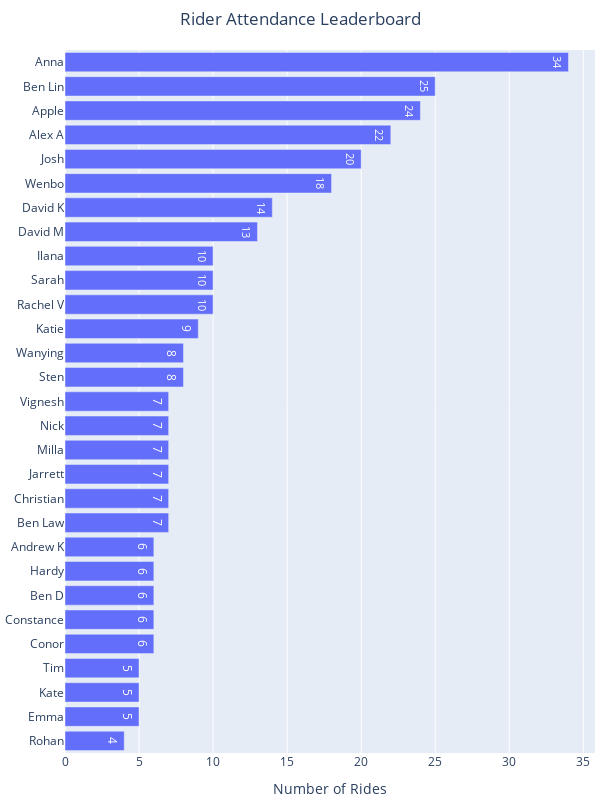

Notebook code cell kept with this figure:
### Markdown cell above
# Rider Leaderboards
- Rider Attendance
- Rider Streak
- Rider Hiatus Streak

### Code cell
fig = px.bar(
    attendance_regular, 
    y="Name", x="Count",
    title="Rider Attendance Leaderboard", 
    text_auto=True)
fig.update_layout(
    title_x=0.5,
    width=600,
    height=800,
    margin=dict(l=5, r=5, t=50, b=5),  # left, right, top, bottom margins
    yaxis=dict(title=None, categoryorder='total ascending'),
    xaxis_title='Number of Rides',
    barmode='stack',
    # paper_bgcolor='rgba(0,0,0,0)',
    # plot_bgcolor='rgba(0,0,0,0)',
)

fig.show()
fig.write_image(f'attendance_leaderboard.png', format='png')

### Figure 1 — Plotly figure (JSON) as saved in the notebook; plotly's stock layout.template omitted (floating-point values rounded to 4 significant figures)
{"data": [{"alignmentgroup": "True", "hovertemplate": "Count=%{x}<br>Name=%{y}<extra></extra>", "legendgroup": "", "marker": {"color": "#636efa", "pattern": {"shape": ""}}, "name": "", "offsetgroup": "", "orientation": "h", "showlegend": false, "textposition": "auto", "texttemplate": "%{x}", "type": "bar", "x": [34, 25, 24, 22, 20, 18, 14, 13, 10, 10, 10, 9, 8, 8, 7, 7, 7, 7, 7, 7, 6, 6, 6, 6, 6, 5, 5, 5, 4], "xaxis": "x", "y": ["Anna", "Ben Lin", "Apple", "Alex A", "Josh", "Wenbo", "David K", "David M", "Rachel V", "Sarah", "Ilana", "Katie", "Sten", "Wanying", "Ben Law", "Christian", "Jarrett", "Milla", "Nick", "Vignesh", "Conor", "Constance", "Ben D", "Hardy", "Andrew K", "Emma", "Kate", "Tim", "Rohan"], "yaxis": "y"}], "layout": {"barmode": "stack", "height": 800, "legend": {"tracegroupgap": 0}, "margin": {"b": 5, "l": 5, "r": 5, "t": 50}, "title": {"text": "Rider Attendance Leaderboard", "x": 0.5}, "width": 600, "xaxis": {"anchor": "y", "domain": [0, 1], "title": {"text": "Number of Rides"}}, "yaxis": {"anchor": "x", "categoryorder": "total ascending", "domain": [0, 1], "title": {}}}}
